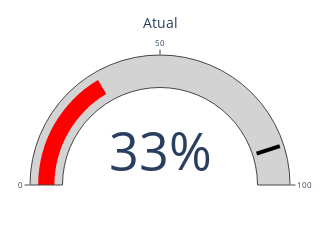
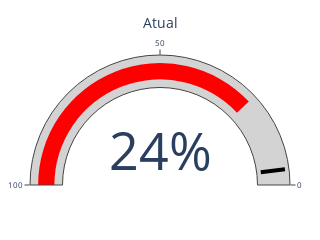
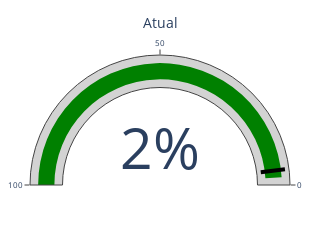

Write notebook code for charts like these, in order.
### Code cell
import plotly.graph_objects as go


def calculate_eficiencia(df):
    return df["eficiencia"].mean()


def calculate_performance(df):
    return df["performance"].mean()


def calculate_reparos(df):
    return df["reparo"].mean()


def draw_circular_progress_bar_v2(df: pd.DataFrame, type: str, meta: int):
    # mapear o tipo das funções
    type_map = {
        "eficiencia": calculate_eficiencia,
        "performance": calculate_performance,
        "reparo": calculate_reparos,
    }

    # Verificar a primeira data_registro do dataframe para saber se os dados são do mês atual
    this_month = df["data_registro"].iloc[0].month == pd.Timestamp.now().month
    month = "Atual" if this_month else "Anterior"

    # Obter a função com base no tipo
    func = type_map[type]

    # Calcular a porcentagem
    percentage = func(df) if func is not None else 0

    # Arredondar porcentagem para não ter casas decimais
    percentage = round(percentage, 2)

    # Definir a cor com base na porcentagem
    if type == "eficiencia":
        color = "green" if percentage >= (meta / 100) else "red"
    else:
        color = "red" if percentage >= (meta / 100) else "green"

    # Definir a escala do eixo para "performance" e "reparo"
    axis_range = [0, 100] if type == "eficiencia" else [100, 0]

    # Criar o gráfico
    fig = go.Figure(
        go.Indicator(
            mode="gauge+number",
            value=percentage * 100,
            number={"suffix": "%"},
            domain={"x": [0, 1], "y": [0, 1]},
            title={
                "text": month,
                "font": {"size": 14},
            },
            gauge={
                "axis": {
                    "range": axis_range,
                    "tickfont": {"size": 8},
                },
                "bar": {"color": color},
                "steps": [
                    {"range": [0, 100], "color": "lightgray"},
                ],
                "threshold": {
                    "line": {"color": "black", "width": 4},
                    "thickness": 0.75,
                    "value": meta,
                },
            },
        )
    )

    fig.update_layout(
        autosize=True,
        margin=dict(t=30, b=30, l=30, r=30),
        plot_bgcolor="white",
        width=200,  # apenas para visualização no jupyter
        height=200,  # apenas para visualização no jupyter
    )

    fig.show()


draw_circular_progress_bar_v2(df_eff, "eficiencia", 90)
draw_circular_progress_bar_v2(df_perf, "performance", 4)
draw_circular_progress_bar_v2(df_reparos, "reparo", 4)

### Figure 1 — Plotly figure (JSON) as saved in the notebook; plotly's stock layout.template omitted (floating-point values rounded to 4 significant figures)
{"data": [{"domain": {"x": [0, 1], "y": [0, 1]}, "gauge": {"axis": {"range": [0, 100], "tickfont": {"size": 8}}, "bar": {"color": "red"}, "steps": [{"color": "lightgray", "range": [0, 100]}], "threshold": {"line": {"color": "black", "width": 4}, "thickness": 0.75, "value": 90}}, "mode": "gauge+number", "number": {"suffix": "%"}, "title": {"font": {"size": 14}, "text": "Atual"}, "type": "indicator", "value": 33}], "layout": {"autosize": true, "height": 200, "margin": {"b": 30, "l": 30, "r": 30, "t": 30}, "plot_bgcolor": "white", "width": 200}}

### Figure 2 — Plotly figure (JSON) as saved in the notebook; plotly's stock layout.template omitted (floating-point values rounded to 4 significant figures)
{"data": [{"domain": {"x": [0, 1], "y": [0, 1]}, "gauge": {"axis": {"range": [100, 0], "tickfont": {"size": 8}}, "bar": {"color": "red"}, "steps": [{"color": "lightgray", "range": [0, 100]}], "threshold": {"line": {"color": "black", "width": 4}, "thickness": 0.75, "value": 4}}, "mode": "gauge+number", "number": {"suffix": "%"}, "title": {"font": {"size": 14}, "text": "Atual"}, "type": "indicator", "value": 24}], "layout": {"autosize": true, "height": 200, "margin": {"b": 30, "l": 30, "r": 30, "t": 30}, "plot_bgcolor": "white", "width": 200}}

### Figure 3 — Plotly figure (JSON) as saved in the notebook; plotly's stock layout.template omitted (floating-point values rounded to 4 significant figures)
{"data": [{"domain": {"x": [0, 1], "y": [0, 1]}, "gauge": {"axis": {"range": [100, 0], "tickfont": {"size": 8}}, "bar": {"color": "green"}, "steps": [{"color": "lightgray", "range": [0, 100]}], "threshold": {"line": {"color": "black", "width": 4}, "thickness": 0.75, "value": 4}}, "mode": "gauge+number", "number": {"suffix": "%"}, "title": {"font": {"size": 14}, "text": "Atual"}, "type": "indicator", "value": 2}], "layout": {"autosize": true, "height": 200, "margin": {"b": 30, "l": 30, "r": 30, "t": 30}, "plot_bgcolor": "white", "width": 200}}
